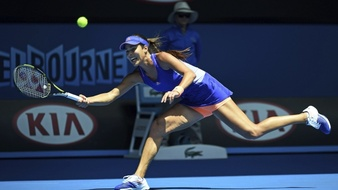
#> input picture imagenes/ejer1.jpg, 338 x 190 px, shrunk from 649 x 364 before the run, found by its file name
$ jupyter execute --allow-errors labor.ipynb
#> lines starting #> are read from the running program, lines starting #| are printed output that depends on the picture
[cell 1]
import os
import cv2
import numpy as np
import matplotlib.pyplot as plt

[cell 2]
########PROBLEMA 1#####

def activar_canales_color(imagen, color):
    # Verificamos que la imagen esté en el formato adecuado
    if imagen.shape[2] != 3:
        raise ValueError("La imagen debe tener 3 canales de color (RGB).")

    # Creamos una copia de la imagen original
    imagen_resultado = imagen.copy()

    # Aplicamos las máscaras según el valor de 'color'
    if color == 1:
        # Solo azul
        imagen_resultado[:, :, 1] = 0  # Canal verde
        imagen_resultado[:, :, 2] = 0  # Canal rojo
    elif color == 2:
        # Solo verde
        imagen_resultado[:, :, 0] = 0  # Canal azul
        imagen_resultado[:, :, 2] = 0  # Canal rojo
    elif color == 3:
        # Solo rojo
        imagen_resultado[:, :, 0] = 0  # Canal azul
        imagen_resultado[:, :, 1] = 0  # Canal verde
    elif color == 10:
        # Rojo y verde
        imagen_resultado[:, :, 0] = 0  # Canal azul
    elif color == 20:
        # Verde y azul
        imagen_resultado[:, :, 2] = 0  # Canal rojo
    elif color == 30:
        # Azul y rojo
        imagen_resultado[:, :, 1] = 0  # Canal verde
    else:
        raise ValueError("El valor del parámetro 'color' no es válido. Debe ser 1, 2, 3, 10, 20, o 30.")

    return imagen_resultado

# Cargar la imagen de ejemplo
img = os.path.abspath('imagenes\ejer1.jpg')
imagen = cv2.imread(img)
#> imagen is the input picture: shape (190, 338, 3); mean B, G, R 80.3, 58.2, 47

# Convertir la imagen de BGR (por defecto en OpenCV) a RGB
imagen_rgb = cv2.cvtColor(imagen, cv2.COLOR_BGR2RGB)

# Aplicar la función con un valor de ejemplo para 'color'
imagen_resultado = activar_canales_color(imagen_rgb, 20)

# Mostrar la imagen original y la imagen resultado
plt.figure(figsize=(10, 5))
plt.subplot(1, 2, 1)
plt.title('Imagen Original')
plt.imshow(imagen_rgb)
plt.axis('off')

plt.subplot(1, 2, 2)
plt.title('Imagen con Color Activado')
plt.imshow(imagen_resultado)
plt.axis('off')

plt.show()

[cell 3]
########PROBLEMA 2#####

def combinar_imagenes_a_color(imagen1, imagen2, imagen3):
    # Verificar que las imágenes tengan las mismas dimensiones
    if imagen1.shape != imagen2.shape or imagen2.shape != imagen3.shape:
        raise ValueError("Las imágenes deben tener las mismas dimensiones.")

    # Combinar las imágenes en una sola imagen a color
    imagen_color = np.stack((imagen1, imagen2, imagen3), axis=-1)

    return imagen_color

# Cargar las imágenes en escala de grises
imagen1 = cv2.imread(os.path.abspath('imagenes\perro\perro_salida_gray_rojo.jpg'), cv2.IMREAD_GRAYSCALE)
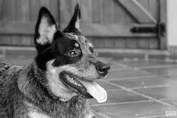
#> input picture imagenes/perro/perro_salida_gray_rojo.jpg, 177 x 118 px, shrunk from 340 x 227 before the run, found by its file name
#> imagen1 is the input picture: shape (118, 177); min 0, max 255, mean 112.7
imagen2 = cv2.imread(os.path.abspath('imagenes\perro\perro_salida_gray_verde.jpg'), cv2.IMREAD_GRAYSCALE)
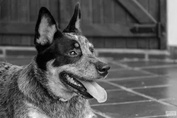
#> input picture imagenes/perro/perro_salida_gray_verde.jpg, 177 x 118 px, shrunk from 340 x 227 before the run, found by its file name
#> imagen2 is the input picture: shape (118, 177); min 0, max 246, mean 90.2
imagen3 = cv2.imread(os.path.abspath('imagenes\perro\perro_salida_gray_azul.jpg'), cv2.IMREAD_GRAYSCALE)
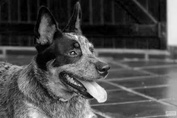
#> input picture imagenes/perro/perro_salida_gray_azul.jpg, 177 x 118 px, shrunk from 340 x 227 before the run, found by its file name
#> imagen3 is the input picture: shape (118, 177); min 0, max 254, mean 75.2

# Combinar las imágenes en una imagen a color
imagen_color = combinar_imagenes_a_color(imagen1, imagen2, imagen3)
#> in combinar_imagenes_a_color, `imagen_color = np.stack((imagen1, imagen2, imagen3), axis=-1)`:
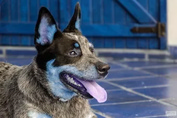
#> imagen_color: shape (118, 177, 3); mean of channels 0, 1, 2 112.7, 90.2, 75.2; drawn as B, G, R
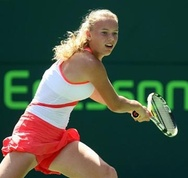
#> input picture imagenes/ejer2.jpg, 188 x 178 px, shrunk from 360 x 341 before the run, found by its file name
#> further down, imagen is the input picture: shape (178, 188, 3); mean B, G, R 69.7, 84.8, 71.8

# Mostrar la imagen resultado
plt.imshow(imagen_color)
plt.title('Imagen Combinada a Color')
plt.axis('off')
plt.show()

[cell 4]
#########PROBLEMA 3#####
def crear_escala_grises_3d(imagen):
    # Verificar que la imagen tenga 3 canales (RGB)
    if imagen.shape[2] != 3:
        raise ValueError("La imagen debe tener 3 canales de color (RGB).")

    # Separar los canales de la imagen
    canal_azul = imagen[:, :, 0]
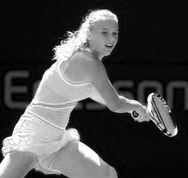
#> canal_azul: shape (178, 188); min 0, max 255, mean 71.8
    canal_verde = imagen[:, :, 1]
    canal_rojo = imagen[:, :, 2]
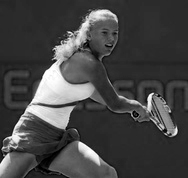
#> canal_rojo: shape (178, 188); min 0, max 255, mean 69.7

    return canal_azul, canal_verde, canal_rojo

# Cargar la imagen
imagen = cv2.imread(os.path.abspath('imagenes\ejer2.jpg'))
imagen_rgb = cv2.cvtColor(imagen, cv2.COLOR_BGR2RGB)

# Crear la escala de grises en 3D
canal_azul, canal_verde, canal_rojo = crear_escala_grises_3d(imagen_rgb)

# Mostrar los canales resultantes
fig, axs = plt.subplots(1, 3, figsize=(15, 5))

axs[0].imshow(canal_azul, cmap='gray')
axs[0].set_title('Canal Azul')
axs[0].axis('off')

axs[1].imshow(canal_verde, cmap='gray')
axs[1].set_title('Canal Verde')
axs[1].axis('off')

axs[2].imshow(canal_rojo, cmap='gray')
axs[2].set_title('Canal Rojo')
axs[2].axis('off')

plt.show()
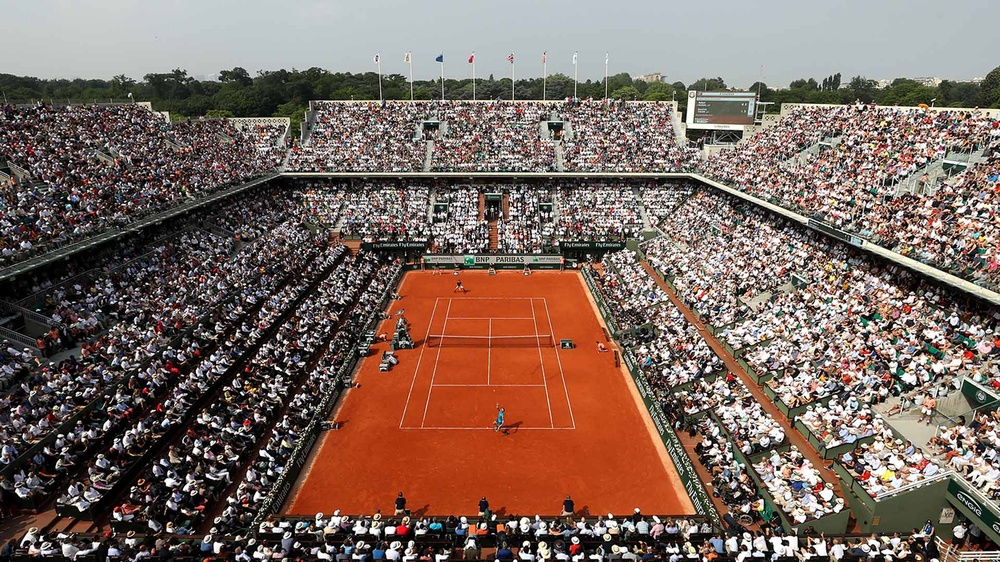
#> input picture imagenes/ejer3.jpg, 1000 x 562 px, shrunk from 1920 x 1080 before the run, found by its file name
#> further down, imagen is the input picture: shape (562, 1000, 3); mean B, G, R 94.6, 103.8, 123.6

[cell 5]
#########PROBLEMA 4#####

def mostrar_histogramas(imagen):
    # Convertir la imagen a escala de grises
    imagen_gris = np.mean(imagen, axis=2).astype(np.uint8)
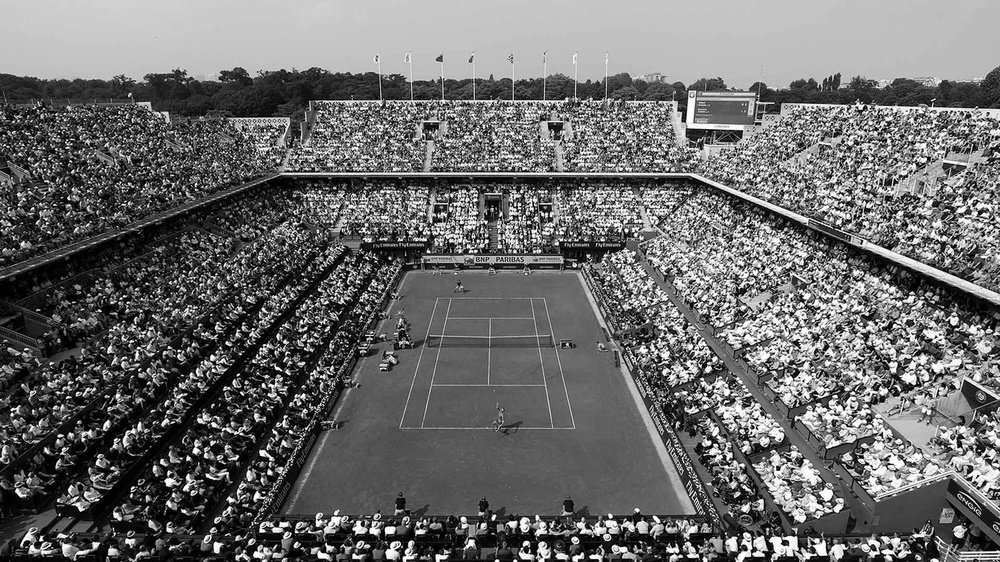
#> imagen_gris: shape (562, 1000); min 0, max 255, mean 107

    # Calcular los histogramas
    hist_azul = np.histogram(imagen[:, :, 0], bins=256, range=(0, 256))[0]
#> hist_azul = 256 values, max 13712 at index 188, min 846 at index 227, mean 2195.3
    hist_verde = np.histogram(imagen[:, :, 1], bins=256, range=(0, 256))[0]
#> hist_verde = 256 values, max 10943 at index 193, min 715 at index 229, mean 2195.3
    hist_rojo = np.histogram(imagen[:, :, 2], bins=256, range=(0, 256))[0]
#> hist_rojo = 256 values, max 18343 at index 0, min 380 at index 254, mean 2195.3
    hist_gris = np.histogram(imagen_gris, bins=256, range=(0, 256))[0]
#> hist_gris = 256 values, max 10912 at index 190, min 102 at index 255, mean 2195.3

    # Calcular las medias
    media_azul = np.mean(imagen[:, :, 0])
#> media_azul = 123.6
    media_verde = np.mean(imagen[:, :, 1])
#> media_verde = 103.8
    media_rojo = np.mean(imagen[:, :, 2])
#> media_rojo = 94.56
    media_gris = np.mean(imagen_gris)
#> media_gris = 107

    # Mostrar los histogramas
    fig, axs = plt.subplots(4, 1, figsize=(10, 20))

    axs[0].bar(range(256), hist_azul, color='blue', alpha=0.6)
    axs[0].axvline(media_azul, color='red', linestyle='dashed', linewidth=1)
    axs[0].set_title('Histograma Canal Azul')

    axs[1].bar(range(256), hist_verde, color='green', alpha=0.6)
    axs[1].axvline(media_verde, color='red', linestyle='dashed', linewidth=1)
    axs[1].set_title('Histograma Canal Verde')

    axs[2].bar(range(256), hist_rojo, color='red', alpha=0.6)
    axs[2].axvline(media_rojo, color='blue', linestyle='dashed', linewidth=1)
    axs[2].set_title('Histograma Canal Rojo')

    axs[3].bar(range(256), hist_gris, color='gray', alpha=0.6)
    axs[3].axvline(media_gris, color='red', linestyle='dashed', linewidth=1)
    axs[3].set_title('Histograma Escala de Grises')

    plt.show()
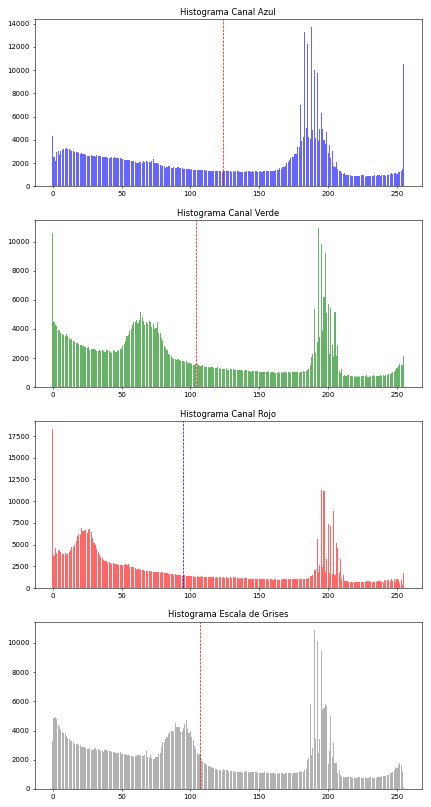
#> figure drawn by matplotlib, 4 panels; panel 1: tallest bar 13712 high, from x = 187.6 to 188.4; panel 2: tallest bar 10943 high, from x = 192.6 to 193.4; panel 3: tallest bar 18343 high, from x = -0.4 to 0.4; panel 4: tallest bar 10912 high, from x = 189.6 to 190.4

# Cargar la imagen
imagen = cv2.imread(os.path.abspath('imagenes\ejer3.jpg'))
imagen_rgb = cv2.cvtColor(imagen, cv2.COLOR_BGR2RGB)

# Mostrar los histogramas
mostrar_histogramas(imagen_rgb)
